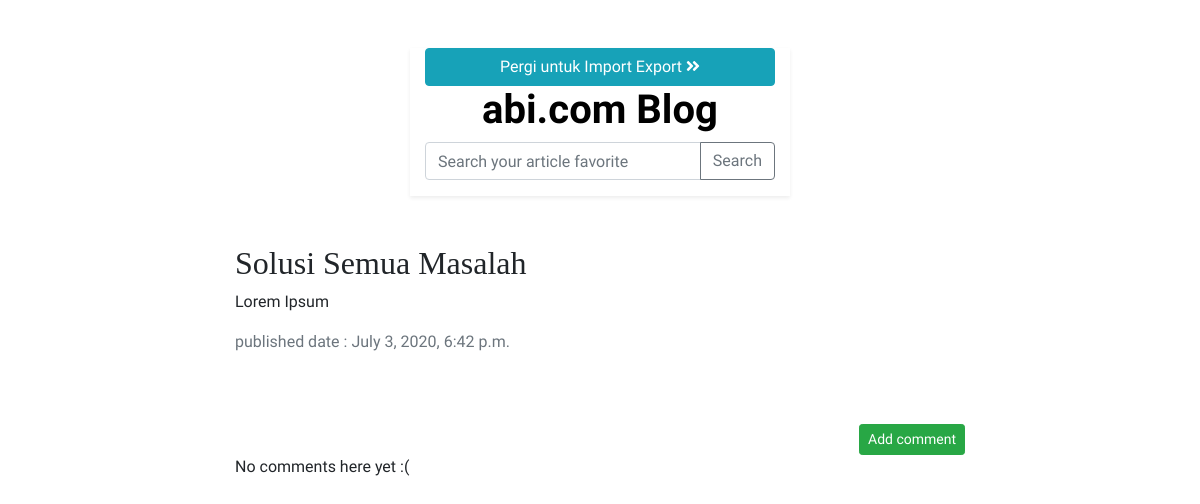
The app's page /post/54/ with its own data.
### blog/models.py (models this page shows, shortened)
class Post(models.Model):
    author = models.ForeignKey(settings.AUTH_USER_MODEL, on_delete=models.CASCADE)
    title = models.CharField(max_length=200)
    text = models.TextField()
    tags = models.ManyToManyField(Tag)
    created_date = models.DateTimeField(default=timezone.now)
    published_date = models.DateTimeField(blank=True, null=True)

### blog/views.py (the view)
# urls.py: path('post/<int:pk>/', views.post_detail, name='post_detail'),
def post_detail(request, pk):
    post = get_object_or_404(Post, pk=pk)
    return render(request, 'blog/post_detail.html', {'post': post})

### blog/templates/blog/post_detail.html (shortened to what this page needs)
{% extends 'blog/base.html' %}
{% block content %}
<div class="col-md-8 mx-auto">
    <div class="post">
        <h2>{{ post.title }}</h2>
        <p>{{ post.text|linebreaksbr }}</p>
        <span class="text-muted d-block">published date : {{ post.published_date }}</span>
    </div>
</div>
<div class="col-md-8 mx-auto">
    <div class=" d-flex justify-content-end">
        <a class="btn btn-success btn-sm" href="{% url 'add_comment_to_post' pk=post.pk %}">Add comment</a>
    </div>
    {% for comment in post.comments.all %}
        {% if user.is_authenticated or comment.approved_comment %}
            <div class="date">
                {% if not comment.approved_comment %}
                <a class="btn btn-default" href="{% url 'comment_remove' pk=comment.pk %}"><span
                        class="glyphicon glyphicon-remove"></span></a>
                <a class="btn btn-default" href="{% url 'comment_approve' pk=comment.pk %}"><span
                        class="glyphicon glyphicon-ok"></span></a>
                {% endif %}
            </div>
            <div class="d-flex bg-secondary text-white p-3 font-weight-bold justify-content-between">
                <strong>{{ comment.author }}</strong>
                <p>{{ comment.created_date }}</p>
            </div>
            <div>
                <p>{{ comment.text|linebreaks }}</p>
            </div>
        {% endif %}
    {% empty %}
        <p>No comments here yet :(</p>
    {% endfor %}
</div>
{% endblock %}

### blog/static/css/blog.css (style rules this page uses)
* { font-family: 'Muli', sans-serif; }
h1, h2, h3, h4 { font-family: 'Lobster', cursive; }
.post { margin-bottom: 70px; }

### records on screen
Post: title "Solusi Semua Masalah", text "Lorem Ipsum", published_date "July 3, 2020, 6:42 p.m."
